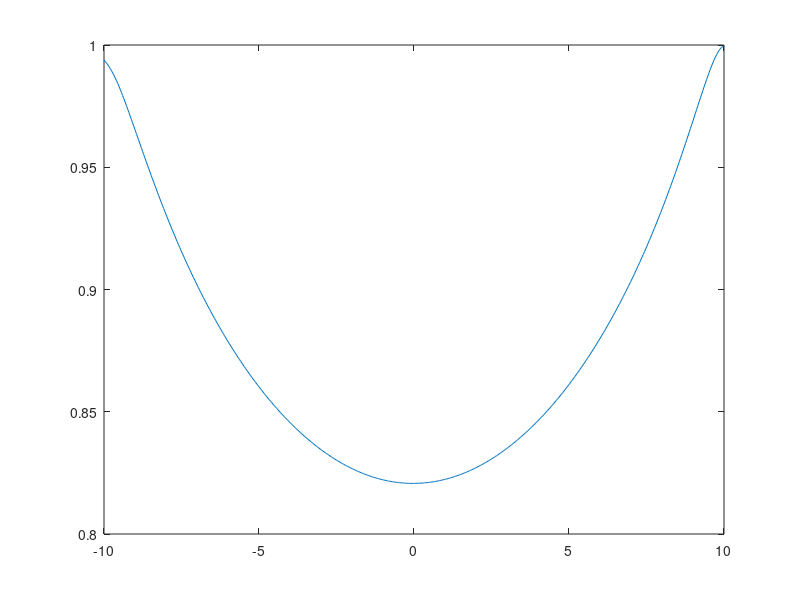

Source code (MATLAB): (Note: this script raises an error after producing the figure.)
% Simulation
N = 5000;
M = 500;
animate = false;

t_max = 50000;
x_max = 10;
x_min = -10;

x = linspace(x_min, x_max, M);
t = linspace(0, t_max, N);

% Constants
Du = 1;
Dn = 1;
alpha = 1;
epsilon = 50;
beta = 1;
lambda = 3;
voltage = 0;

% PDE's
w_pp = @(x) 30*x.^2 - 8.8;
nickelfunc = @(x, t, u, dudx) expanded_nickelfunc(x, t, u, dudx, Du, Dn, alpha, epsilon, beta, lambda, w_pp);

% IC - start with steady state
load("final_values")
plot(x, u_end)

phi_ic = @(new_x) interp1(x, phi_end, new_x);
n_ic = @(new_x) interp1(x, n_end, new_x);
u_ic = @(new_x) interp1(x, u_end, new_x);
psi_ic = @(new_x) interp1(x, psi_end, new_x);

pdeic = @(x) expanded_pdeic(x, phi_ic, n_ic, u_ic, psi_ic);

% BC
pdebc = @(xl, ul, xr, ur, t) expanded_pdebc_output(xl, ul, xr, ur, t, voltage);



% Solution and plot
sol = pdepe(0, nickelfunc, pdeic, pdebc, x, t);
phi = sol(:, :, 1);
n = sol(:, :, 2);
u = sol(:, :, 3);
psi = sol(:, :, 4);


%animation
figure()
grid()
title("Nickel Hydroxide steady state")
xlabel("x")
ylim([-1.1, 2.5])
legend()
hold on;

if (animate)
  for i=1:N
    if mod(i, 10) == 0
        subplot(2, 1, 1)
        % p_u = plotyy(x, u(i, :), x, n(i, :));
        p_u = plot(x, u(i, :), Color="black", DisplayName="u(x)");
        %p_phi = plot(x, phi(i, :), Color="green", DisplayName="\phi(x)");

        subplot(2, 1, 2)
        p_n = plot(x, n(i, :), "b", DisplayName="C_e");
        

        pause(0.01)
        delete(p_u)
        delete(p_n)
        %delete(p_phi)
    end
  end
end


%{
tiledlayout(1,2)
colororder(["black", "blue"]);

% Left plot
ax1 = nexttile;
yyaxis(ax1, 'left')
plot(ax1, x, u(1,:), LineWidth=2, DisplayName="u(x)")
ylim(ax1, [-1.1, 1.1])
grid(ax1, "on")

yyaxis(ax1, 'right')
plot(ax1, x, n(1, :), LineWidth=2.2, DisplayName = "n(x)", LineStyle="--")
ylim(ax1, [-0.1, 1.1])
yticklabels(ax1, [])
legend(ax1);
xlabel(ax1, "x");

% Right plot
ax2 = nexttile;
yyaxis(ax2, 'left')
plot(ax2, x, u(end,:), LineWidth=2, DisplayName="u(x)")
ylim(ax2, [-1.1, 1.1])
yticklabels(ax2, [])
grid(ax2, "on")

yyaxis(ax2, 'right')
plot(ax2, x, n(end, :), LineWidth=2.2, DisplayName = "n(x)", LineStyle="--")
ylim(ax2, [-0.1, 1.1])
xlabel("x");
%}

% space-time plot

u_normalized = (u+1)*0.5;
u_reversed = flipud(u_normalized);
figure()

colormap cool
imagesc(u_reversed)

ax = gca;
ax.FontSize = 17;
ylabel("t_{[10^4 s]}", FontSize=25)
xlabel("x", FontSize=25)

xticks(0:M/10:M)
xticklabels(-10:2:10)
ytck = 0:N/5:N;
yticks(ytck)
yticklabels((t_max:-t_max/(length(ytck)-1):0)*10^(-4))
